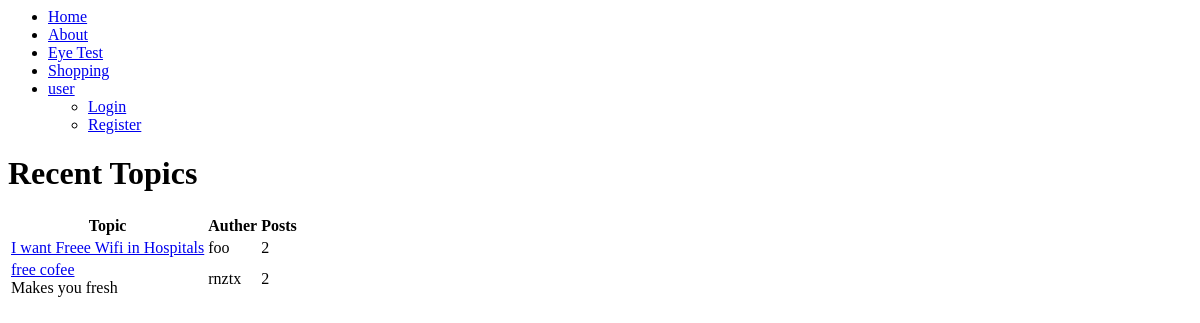
The page /topicList.php on the database its author committed.
### tables this page shows
CREATE TABLE IF NOT EXISTS `topics` (
`topic_id` int(8) NOT NULL,
  `topic_title` varchar(255) NOT NULL,
  `topic_description` varchar(255) NOT NULL,
  `category_id` int(8) NOT NULL,
  `topic_auther` varchar(30) NOT NULL
);

### include/core.php (the view, shortened to what this page needs)
<?php
    function dbConnect(){
        $host = "localhost";
        $username = "root";
        $password = "precious";
        $database = "forum";
        $conn = new mysqli($host, $username, $password, $database);
        if($conn->connect_error){
            die("</br> Connection Failed ".$conn->connect_error);
        }
        else{
            return $conn;
        }
    }
    function fetchList($myList,$listId,$headName){
        $sql_query = "";
        $conn = dbConnect();
        if($myList=="category" && $listId=="all"){
            $sql_query = "SELECT * FROM categories";
            $resultSet = $conn->query($sql_query);
            $cat_id = "";
            $count = "";
            $cat_name = "";
            $cat_description = "";
            if($resultSet->num_rows > 0){
                while($row = $resultSet->fetch_assoc()){
                    $cat_id = $row['cat_id'];
                    $cat_name = $row['cat_name'];
                    $cat_description = $row['cat_description'];
                    $count = getCount("topics",$cat_id);
                    echo "<tr>
                    <td><a href=\"topicList.php?cat_id=".$cat_id."&cat_name=".$cat_name."\">".$cat_name."</br>
                    <span class=\"desc\">".$cat_description."</span></td>
                    <td>".$count."</td>
                    <td class=\"icons\" >
                    <form method=\"post\" action=\"update.php\">
                            <input type=\"hidden\" name=\"id\" value=\"".$cat_id."\">
                            <input type=\"hidden\" name=\"name\" value=\"".$cat_name."\">
                            <input type=\"hidden\" name=\"description\" value=\"".$cat_description."\">
                            <input type=\"hidden\" name=\"type\" value=\"categories\">
                           <button type=\"submit\" class=\"fa fa-pencil fa-1g icons\" ></button>
                    </form>
                    </td>
                    </tr>";
                }
                $conn->close();
                return;
            }
        }
        elseif($myList=="topics"){
            $tableHeader = "<table class=\"tab\">
                           <tr><th class=\"one\">Topic</th><th class=\"two\">Auther</th><th class=\"three\">Posts</th></tr>";
            if($listId == "all"){
                $sql_query = "SELECT * FROM topics";
            }
            else{
                $sql_query = "SELECT * FROM `topics` WHERE category_id = '$listId'";
            }
            $resultSet = $conn->query($sql_query);
            echo $headName;
            echo $tableHeader;
            if($resultSet->num_rows > 0){
                    while($row = $resultSet->fetch_assoc()){
                        $topic_title =  $row['topic_title'];
                        $topic_description = $row['topic_description'];
                        $topic_auther =$row['topic_auther'];
                        $topic_id = $row['topic_id'];
                        $count = getCount("posts",$topic_id);
                        $topic_post_link = "<a href=\"posts.php?topic_id=".$topic_id."&topic_title=".$topic_title."\"><span>".$topic_title."</span></a>";
                        echo "<tr>
                        <td>".$topic_post_link."</br>
                        <span class=\"desc\">".$topic_description."</span></td>
                        <td>".$topic_auther."</td>
                        <td>".$count."</td>";
                        echo "</tr>";
                    }
            }
            return;
        }
    }
    function getCount($content, $parent_id){
        $sql_query = "";
        $count = 1;
        switch($content){
            case "posts":
                $table_name = "posts";
                $sql_query = "select count(*) as total from $table_name where topic_id = $parent_id";
            break;
        }
        $conn = dbConnect();
        $resultSet = $conn->query($sql_query);
        if($resultSet->num_rows > 0){
            while($row = $resultSet->fetch_assoc()){
                $count = $row['total'];
            }
            return $count;
        }
    }
?>

### rows shown on the page
topics: topic_title "I want Freee Wifi in Hospitals", topic_auther "foo", count "2"
topics: topic_title "free cofee", topic_description "Makes you fresh", topic_auther "rnztx", count "2"
